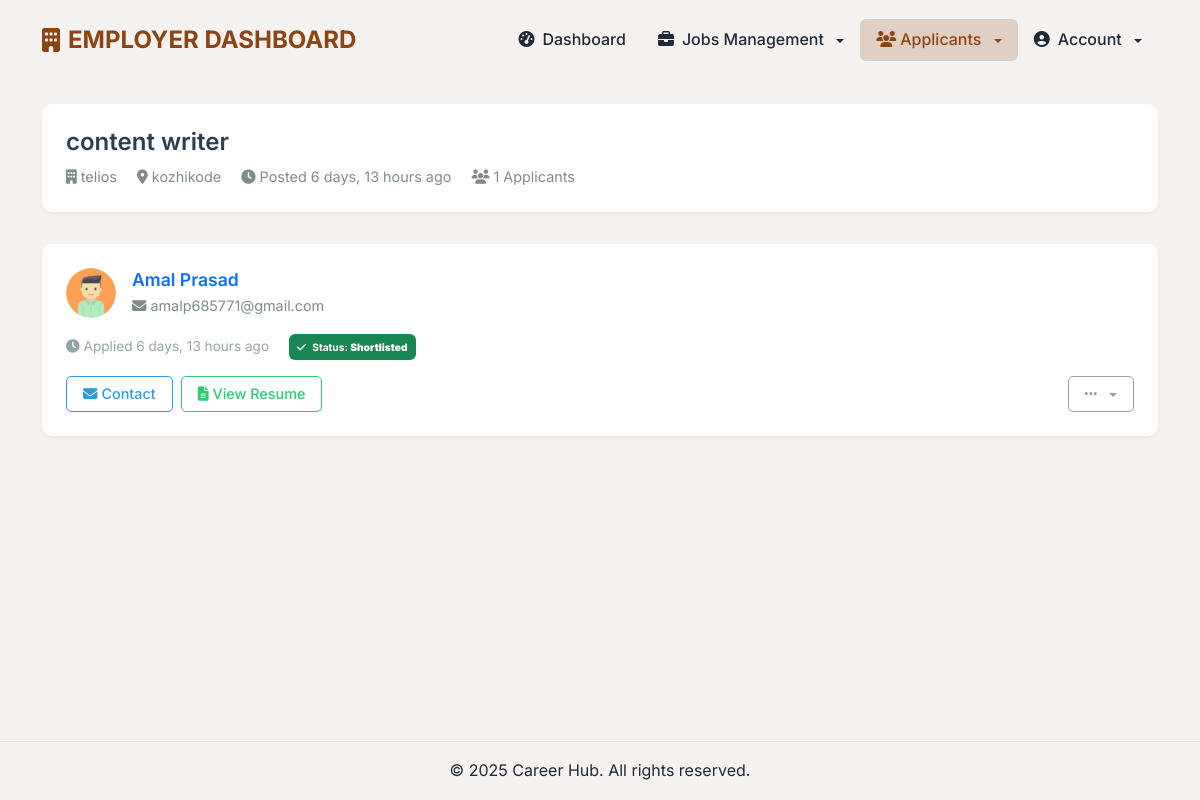
/employer/dashboard/applicants/1/ (signed in), run on the app's committed database.
### jobsapp/models.py (models this page shows, shortened)
class Job(models.Model):
    user = models.ForeignKey(User, on_delete=models.CASCADE)
    title = models.CharField(max_length=300)
    description = models.TextField()
    location = models.CharField(max_length=150)
    type = models.CharField(choices=JOB_TYPE, max_length=10)
    category = models.CharField(max_length=100)
    last_date = models.DateTimeField()
    company_name = models.CharField(max_length=100)
    company_description = models.CharField(max_length=300)
    website = models.CharField(max_length=100, default="")
    created_at = models.DateTimeField(default=timezone.now)
    filled = models.BooleanField(default=False)

class Applicant(models.Model):
    user = models.ForeignKey(User, on_delete=models.CASCADE)
    job = models.ForeignKey(Job, on_delete=models.CASCADE, related_name='applicants')
    created_at = models.DateTimeField(auto_now_add=True)
    STATUS_CHOICES = (
        ('waiting', 'Waiting'),
        ('shortlisted', 'Shortlisted'),
        ('rejected', 'Rejected'),
    )
    status = models.CharField(max_length=20, choices=STATUS_CHOICES, default='waiting')
    def get_status_display(self):
        return dict(self.STATUS_CHOICES).get(self.status, 'Waiting')

### accounts/models.py (models this page shows, shortened)
class User(AbstractUser):
    username = None
    role = models.CharField(max_length=12, error_messages={
        'required': "Role must be provided"
    })
    gender = models.CharField(max_length=10, choices=GENDER_CHOICES, blank=True, null=True)
    email = models.EmailField(unique=True, blank=False,
                            error_messages={
                                'unique': "A user with that email already exists.",
                            })
    headline = models.CharField(max_length=100, blank=True, null=True,
                              help_text="Your professional headline, e.g. 'Senior Python Developer'")
    highest_education = models.CharField(
        max_length=20,
        choices=EDUCATION_CHOICES,
        blank=True,
        null=True,
        help_text="Your highest level of education"
    )
    education_details = models.CharField(
        max_length=255,
        blank=True,
        null=True,
        help_text="Details about your education (e.g., 'B.Tech in Computer Science')"
    )
    resume = models.FileField(
        upload_to='resumes/',
        blank=True,
        null=True,
        validators=[FileExtensionValidator(allowed_extensions=['pdf', 'doc', 'docx'])],
        help_text="Upload your resume (PDF, DOC, or DOCX)"
    )
    linkedin_profile = models.URLField(
        max_length=255,
        blank=True,
        null=True,
        help_text="Your LinkedIn profile URL"
    )
    github_profile = models.URLField(
        max_length=255,
        blank=True,
        null=True,
        help_text="Your GitHub profile URL"
    )
    portfolio_website = models.URLField(
        max_length=255,
        blank=True,
        null=True,
        help_text="Your portfolio website URL"
    )
    phone_number = models.CharField(
        max_length=15,
        blank=True,
        null=True,
        help_text="Your contact phone number"
    )
    address = models.TextField(
        max_length=500,
        blank=True,
        null=True,
        help_text="Your current address"
    )
    skills = models.TextField(
        blank=True,
        null=True,
        help_text="List your key skills (comma-separated)"
    )
    experience_years = models.CharField(
        max_length=20,
        choices=EXPERIENCE_CHOICES,
        blank=True,
        null=True,
        help_text="Years of professional experience"
    )
    current_company = models.CharField(
        max_length=100,
        blank=True,
        null=True,
        help_text="Your current company name"
    )
    current_position = models.CharField(
        max_length=100,
        blank=True,
        null=True,
        help_text="Your current job position"
    )
    bio = models.TextField(
        max_length=1000,
        blank=True,
        null=True,
        help_text="A brief bio about yourself"
    )
    USERNAME_FIELD = "email"
    REQUIRED_FIELDS = []
    objects = UserManager()
    class Meta:
        ordering = ['-date_joined']

### jobsapp/views/employer.py (the view)
# urls.py: path('applicants/<int:job_id>/', ApplicantPerJobView.as_view(), name='employer-dashboard-applicants'),
class ApplicantPerJobView(LoginRequiredMixin, EmployerRequiredMixin, ListView):
    model = Applicant
    template_name = 'jobs/employer/applicants.html'
    context_object_name = 'applicants'
    paginate_by = 5
    def get_queryset(self):
        return Applicant.objects.filter(job_id=self.kwargs['job_id']).order_by('-created_at')
    def get_context_data(self, **kwargs):
        context = super().get_context_data(**kwargs)
        context['job'] = Job.objects.get(id=self.kwargs['job_id'])
        return context

### jobsapp/views/employer.py (called while the page is built)
    def test_func(self):
        return self.request.user.role == 'employer'

### templates/jobs/employer/applicants.html (shortened to what this page needs)
{% extends 'employer/base.html' %}
{% load static %}
{% block content %}
<div class="container py-4">
    <div class="job-header">
        <h2 class="job-title">{{ job.title }}</h2>
        <div class="job-meta">
            <span class="me-3"><i class="fas fa-building me-1"></i>{{ job.company_name }}</span>
            <span class="me-3"><i class="fas fa-map-marker-alt me-1"></i>{{ job.location }}</span>
            <span class="me-3"><i class="fas fa-clock me-1"></i>Posted {{ job.created_at|timesince }} ago</span>
            <span><i class="fas fa-users me-1"></i>{{ applicants.count }} Applicants</span>
        </div>
    </div>
    {% for applicant in applicants %}
    <div class="applicant-card">
        <div class="applicant-header">
            <img src="{% static 'img/avatar.png' %}" alt="{{ applicant.user.get_full_name }}" class="applicant-avatar">
            <div>
                <h4 class="applicant-name">
                    <a href="{% url 'jobs:view-employee-profile' applicant.user.id %}" class="text-decoration-none">
                        {{ applicant.user.get_full_name }}
                    </a>
                </h4>
                <p class="applicant-email"><i class="fas fa-envelope me-1"></i>{{ applicant.user.email }}</p>
            </div>
        </div>
        <div class="applicant-meta">
            <span class="me-3"><i class="fas fa-clock me-1"></i>Applied {{ applicant.created_at|timesince }} ago</span>
            <span id="status-badge-{{ applicant.id }}" class="badge {% if applicant.status == 'shortlisted' %}bg-success{% elif applicant.status == 'rejected' %}bg-danger{% else %}bg-warning{% endif %} p-2">
                <i class="fas {% if applicant.status == 'shortlisted' %}fa-check{% elif applicant.status == 'rejected' %}fa-times{% else %}fa-hourglass{% endif %} me-1"></i>
                Status: <strong>{{ applicant.get_status_display }}</strong>
            </span>
        </div>
        <div class="d-flex gap-2">
            <a href="mailto:{{ applicant.user.email }}?subject=Regarding your application for {{ job.title }}" class="btn btn-contact">
                <i class="fas fa-envelope me-1"></i>Contact
            </a>
            <a href="{% url 'jobs:view-resume' applicant.id %}" class="btn btn-resume" target="_blank" rel="noopener noreferrer">
                <i class="fas fa-file-alt me-1"></i>View Resume
            </a>
            <div class="dropdown ms-auto">
                <button class="btn btn-actions dropdown-toggle" type="button" data-bs-toggle="dropdown">
                    <i class="fas fa-ellipsis-h"></i>
                </button>
            </div>
        </div>
    </div>
    {% endfor %}
</div>
{% endblock %}

### templates/employer/base.html (style rules this page uses)
:root { --primary-color: #8B4513; --secondary-color: #6B3410; --accent-color: #A65D1E; --text-color: #1f2937; --light-bg: #f5f2f0; --success-color: #8B4513; --danger-color: #dc2626; }
body { font-family: 'Inter', sans-serif; color: var(--text-color); line-height: 1.6; min-height: 100vh; display: flex; flex-direction: column; }
.btn { padding: 0.5rem 1.5rem; font-weight: 500; border-radius: 0.375rem; transition: all 0.3s ease; }
.dropdown-toggle::after { margin-left: 8px; vertical-align: middle; }

### templates/jobs/employer/applicants.html (style rules this page uses)
.job-header { background: #fff; border-radius: 10px; box-shadow: 0 2px 4px rgba(0,0,0,0.05); padding: 1.5rem; margin-bottom: 2rem; }
.job-title { color: #2c3e50; font-weight: 600; margin-bottom: 0.5rem; font-size: 1.5rem; }
.job-meta { color: #7f8c8d; font-size: 0.9rem; }
.applicant-card { background: #fff; border-radius: 10px; box-shadow: 0 2px 4px rgba(0,0,0,0.05); padding: 1.5rem; margin-bottom: 1rem; transition: all 0.3s ease; }
.applicant-header { display: flex; align-items: center; margin-bottom: 1rem; }
.applicant-avatar { width: 50px; height: 50px; border-radius: 50%; margin-right: 1rem; object-fit: cover; }
.applicant-name { color: #2c3e50; font-weight: 600; margin-bottom: 0.25rem; font-size: 1.1rem; }
.applicant-email { color: #7f8c8d; font-size: 0.9rem; margin-bottom: 0; }
.applicant-meta { color: #95a5a6; font-size: 0.85rem; margin-bottom: 1rem; }
.btn-contact { background-color: #fff; border: 1px solid #3498db; color: #3498db; padding: 0.375rem 1rem; font-size: 0.9rem; border-radius: 5px; transition: all 0.3s ease; }
.btn-resume { background-color: #fff; border: 1px solid #2ecc71; color: #2ecc71; padding: 0.375rem 1rem; font-size: 0.9rem; border-radius: 5px; transition: all 0.3s ease; }
.btn-actions { background-color: #fff; border: 1px solid #95a5a6; color: #95a5a6; padding: 0.375rem 1rem; font-size: 0.9rem; border-radius: 5px; }

### data on the page
Job: title "content writer", company_name "telios", location "kozhikode", created_at "6 days, 13 hours"
Applicant: user.get_full_name "Amal Prasad", user.email "amalp685771@gmail.com", created_at "6 days, 13 hours", status "Shortlisted"

### other printed values
{{ applicants.count }} "1"
